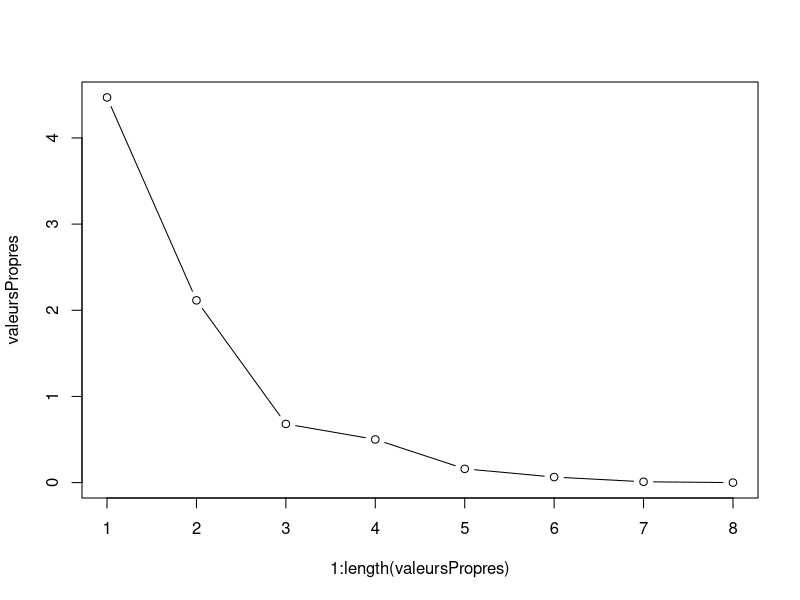
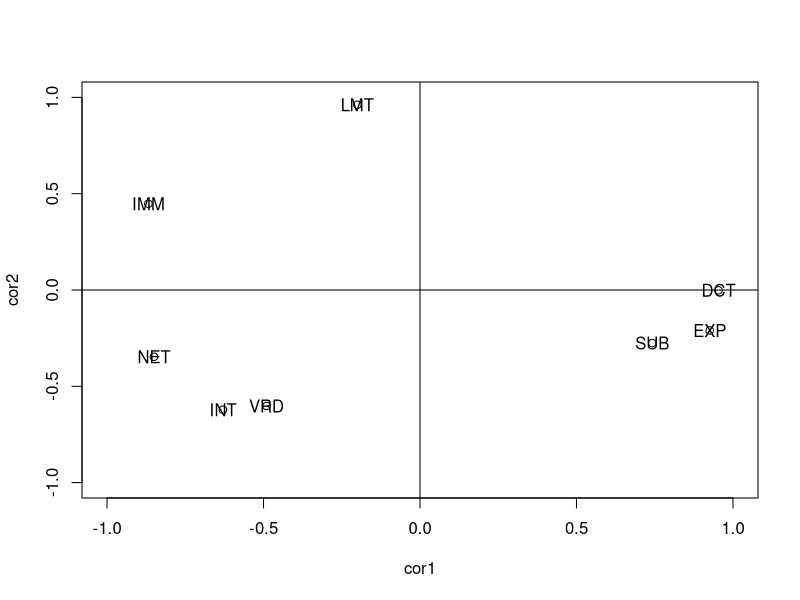
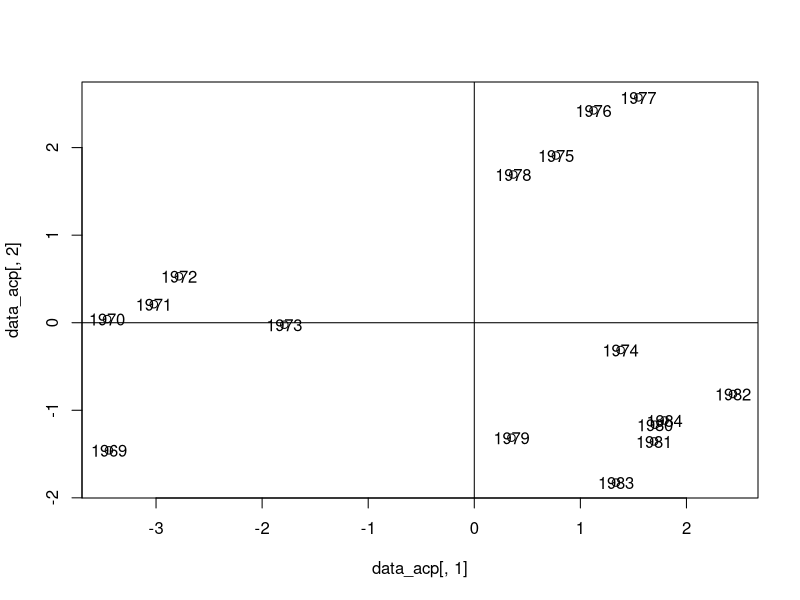

Source code (R) for these figures, in order:
## ---- chunk 1
x_matrix <- read.csv("petrole.csv", header = T, sep = ";", row.names = 1)
## ---- chunk 2
ncol(x_matrix)
## ---- chunk 3
nrow(x_matrix)
## ---- chunk 4
x_matrix[1:10,1:2]
## ---- chunk 5
summary(x_matrix[,1:2])
## ---- chunk 6
cov(x_matrix[,1:2])
## ---- chunk 7
var(x_matrix[,1:2]);
## ---- chunk 8
cor(x_matrix[,1:2])
## ---- chunk 9
centree_reduite <- scale(x_matrix, center = T, scale = T);
## ---- chunk 10
summary(centree_reduite[,1:2])
## ---- chunk 11
cov(centree_reduite[,1:2])
## ---- chunk 12
var(centree_reduite[,1:2]);
## ---- chunk 13
cor(centree_reduite[,1:2])
## ---- chunk 14
propres <- eigen(cor(centree_reduite));
valeursPropres <- propres$values;
vecteursPropres <- propres$vectors;
## ---- chunk 15
plot(1:length(valeursPropres), valeursPropres, type = "b");
## ---- chunk 16
data_acp <- centree_reduite %*% vecteursPropres;
composante_principale_1 <- data_acp[, 1];
composante_principale_2 <- data_acp[, 2];
totalInfo <- sum(valeursPropres, na.rm = FALSE);
qte <- (valeursPropres[1] + valeursPropres[2]) / totalInfo;
message("Quantité d'information avec deux composantes : ", toString(qte * 100),"%");
troisComposantes <- FALSE;
if (qte < 0.8) {
  composante_principale_3 <- data_acp[, 3]
  qte <- qte + valeursPropres[3];
  message("Ajout d'une troisième composante pour améliorer la quantité d'information : ", toString(qte))
  troisComposantes <- TRUE;
} else {
  message("On ne séléctionne que les deux première composantes principales car elles contiennent à elles seules plus de 80% des informations");
  troisComposantes <- FALSE;
}
## ---- chunk 17
cor1 <- cor(composante_principale_1,centree_reduite);
cor2 <- cor(composante_principale_2,centree_reduite);

# Corrélation 1 - 2
plot(cor1, cor2, xlim = c(-1, +1), ylim = c(-1, +1))
abline(h = 0, v = 0)
text(cor1, cor2, labels = colnames(x_matrix))

if(troisComposantes){
  cor3 <- cor(composante_principale_3, centree_reduite);
  # Corrélation 3 - 1
  plot(cor1, cor2, xlim = c(-1, +1), ylim = c(-1, +1))
  abline(h = 0, v = 0)
  text(cor1, cor2, labels = colnames(x_matrix))

  # Corrélation 3 - 2
  plot(cor1, cor2, xlim = c(-1, +1), ylim = c(-1, +1))
  abline(h = 0, v = 0)
  text(cor1, cor2, labels = colnames(x_matrix))
}

## ---- chunk 18
# Graphe 1 - 2
plot(data_acp[, 1], data_acp[, 2])
text(data_acp[, 1], data_acp[, 2], labels = rownames(data_acp))
abline(h = 0, v = 0)

if(troisComposantes){
  # Graphe 3 - 1
  plot(data_acp[, 1], data_acp[, 3])
  text(data_acp[, 1], data_acp[, 3], labels = rownames(data_acp))
  abline(h = 0, v = 0)

  # Graphe 3 - 2
  plot(data_acp[, 3], data_acp[, 2])
  text(data_acp[, 3], data_acp[, 2], labels = rownames(data_acp))
  abline(h = 0, v = 0)

}
